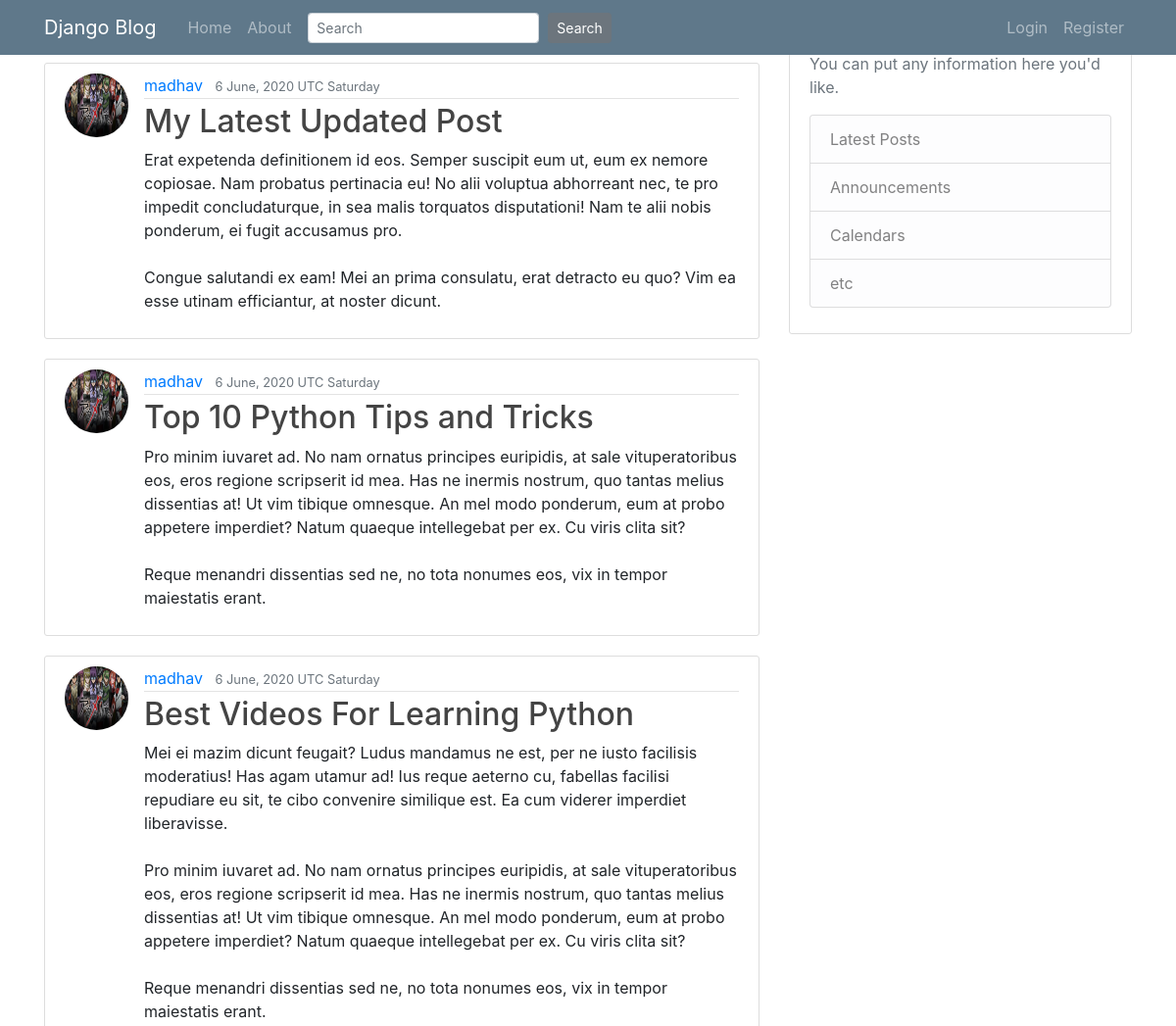
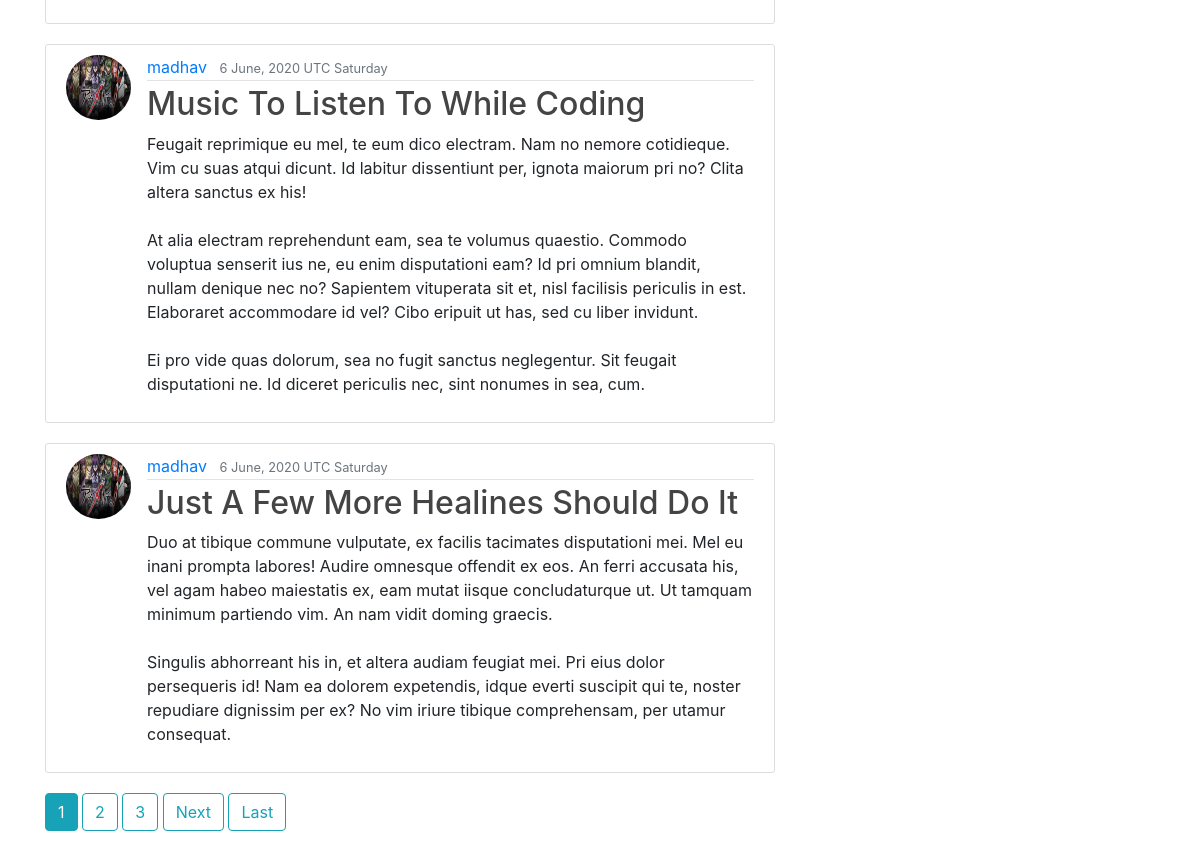
The app's page /user/madhav/ with its own data (2 pictures, top to bottom).
### blog/models.py (models this page shows, shortened)
class Post(models.Model):
    title = models.CharField(max_length=100)
    content = models.TextField()
    date_posted = models.DateTimeField(default=timezone.now)
    author = models.ForeignKey(User, on_delete=models.CASCADE)

### users/models.py (models this page shows, shortened)
class Profile(models.Model):
    user = models.OneToOneField(User, on_delete=models.CASCADE)
    image = models.ImageField(default='default.jpg', upload_to='profile_pics')

### blog/views.py (the view)
# urls.py: path('user/<str:username>/', UserPostListView.as_view(), name='user-posts'),
class UserPostListView(ListView):
    model = Post
    template_name = 'blog/user_posts.html'  # <app>/<model>_<viewtype>.html
    context_object_name = 'posts'
    paginate_by = 5
    def get_queryset(self):
        user = get_object_or_404(User, username=self.kwargs.get('username'))
        return Post.objects.filter(author=user).order_by('-date_posted')

### blog/templates/blog/user_posts.html (shortened to what this page needs)
{% extends 'blog/base.html' %}
{% block content %}
<h1 class="mb-3">Posts by {{ views.kwargs.username }} ({{ page_obj.paginator.count }})</h1>
{% for post in posts %}
<article class="media content-section">
	<img  class="rounded-circle article-img" src="{{ post.author.profile.image.url }}">
  <div class="media-body">
    <div class="article-metadata">
      <a class="mr-2" href="{% url 'user-posts' post.author.username %}">{{ post.author }}</a>
      <small class="text-muted">{{ post.date_posted|date:"j F, Y T l" }}</small>
    </div>
    <h2><a class="article-title" href="{% url 'post-detail' post.id %}">{{ post.title }}</a></h2>
    <p class="article-content">{{ post.content }}</p>
  </div>
</article>
{% endfor %}
{%if is_paginated%}
	{% for num in page_obj.paginator.page_range %}
		{% if page_obj.number == num %}
          <a class="btn btn-info mb-4" href="?page={{ num }}">{{ num }}</a>
        {% elif num > page_obj.number|add:'-3' and num < page_obj.number|add:'3' %}
          <a class="btn btn-outline-info mb-4" href="?page={{ num }}">{{ num }}</a>
        {% endif %}
	{% endfor %}
	{% if page_obj.has_next %}
		<a class="btn btn-outline-info mb-4" href="?page={{ page_obj.next_page_number }}">Next</a>
		<a class="btn btn-outline-info mb-4" href="?page={{ page_obj.paginator.num_pages }}">Last</a>
	{% endif %}
{% endif %}
{% endblock content %}

### blog/templates/blog/base.html (style rules this page uses)
body { background: #fafafa; color: #333333; margin-top: 5rem; }
h1, h2, h3, h4, h5, h6 { color: #444444; }
.content-section { background: #ffffff; padding: 10px 20px; border: 1px solid #dddddd; border-radius: 3px; margin-bottom: 20px; }
.article-title { color: #444444; }
.article-content { white-space: pre-line; }
.article-img { height: 65px; width: 65px; margin-right: 16px; }
.article-metadata { padding-bottom: 1px; margin-bottom: 4px; border-bottom: 1px solid #e3e3e3 }

### records on screen
Post: author.profile.image (picture), author "madhav", date_posted "6 June, 2020 UTC Saturday", title "My Latest Updated Post", content "Erat expetenda definitionem id eos. Semper suscipit eum ut, eum ex nemore copiosae. Nam probatus pertinacia eu! No alii voluptua abhorreant nec, te pro impedit concludaturque, in sea malis torquatos disputationi! Nam te alii nobis ponderum, ei fugit accusamus pro. Congue salutandi ex eam! Mei an prima consulatu, erat detracto eu quo? Vim ea esse utinam efficiantur, at noster dicunt."
Post: author.profile.image (picture), author "madhav", date_posted "6 June, 2020 UTC Saturday", title "Top 10 Python Tips and Tricks", content "Pro minim iuvaret ad. No nam ornatus principes euripidis, at sale vituperatoribus eos, eros regione scripserit id mea. Has ne inermis nostrum, quo tantas melius dissentias at! Ut vim tibique omnesque. An mel modo ponderum, eum at probo appetere imperdiet? Natum quaeque intellegebat per ex. Cu viris clita sit? Reque menandri dissentias sed ne, no tota nonumes eos, vix in tempor maiestatis erant."
Post: author.profile.image (picture), author "madhav", date_posted "6 June, 2020 UTC Saturday", title "Best Videos For Learning Python", content "Mei ei mazim dicunt feugait? Ludus mandamus ne est, per ne iusto facilisis moderatius! Has agam utamur ad! Ius reque aeterno cu, fabellas facilisi repudiare eu sit, te cibo convenire similique est. Ea cum viderer imperdiet liberavisse. Pro minim iuvaret ad. No nam ornatus principes euripidis, at sale vituperatoribus eos, eros regione scripserit id mea. Has ne inermis nostrum, quo tantas melius dissentias at! Ut vim tibique omnesque. An mel modo ponderum, eum at probo appetere imperdiet? Natum quaeque intellegebat per ex. Cu viris clita sit? Reque menandri dissentias sed ne, no tota nonumes eos, vix in tempor maiestatis erant."
Post: author.profile.image (picture), author "madhav", date_posted "6 June, 2020 UTC Saturday", title "Music To Listen To While Coding", content "Feugait reprimique eu mel, te eum dico electram. Nam no nemore cotidieque. Vim cu suas atqui dicunt. Id labitur dissentiunt per, ignota maiorum pri no? Clita altera sanctus ex his! At alia electram reprehendunt eam, sea te volumus quaestio. Commodo voluptua senserit ius ne, eu enim disputationi eam? Id pri omnium blandit, nullam denique nec no? Sapientem vituperata sit et, nisl facilisis periculis in est. Elaboraret accommodare id vel? Cibo eripuit ut has, sed cu liber invidunt. Ei pro vide quas dolorum, sea no fugit sanctus neglegentur. Sit feugait disputationi ne. Id diceret periculis nec, sint nonumes in sea, cum."
Post: author.profile.image (picture), author "madhav", date_posted "6 June, 2020 UTC Saturday", title "Just A Few More Healines Should Do It", content "Duo at tibique commune vulputate, ex facilis tacimates disputationi mei. Mel eu inani prompta labores! Audire omnesque offendit ex eos. An ferri accusata his, vel agam habeo maiestatis ex, eam mutat iisque concludaturque ut. Ut tamquam minimum partiendo vim. An nam vidit doming graecis. Singulis abhorreant his in, et altera audiam feugiat mei. Pri eius dolor persequeris id! Nam ea dolorem expetendis, idque everti suscipit qui te, noster repudiare dignissim per ex? No vim iriure tibique comprehensam, per utamur consequat."

### other values on screen
{{ num }} "1"
{{ num }} "2" "3"
